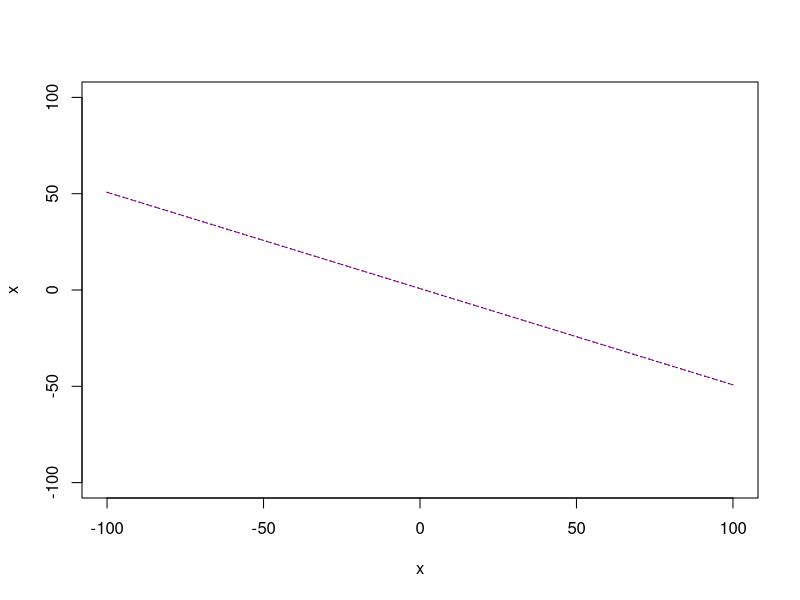
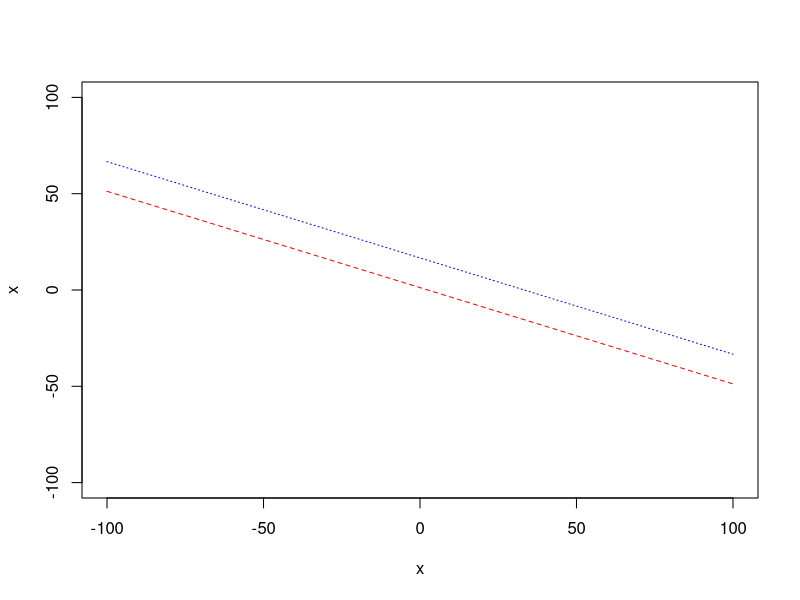
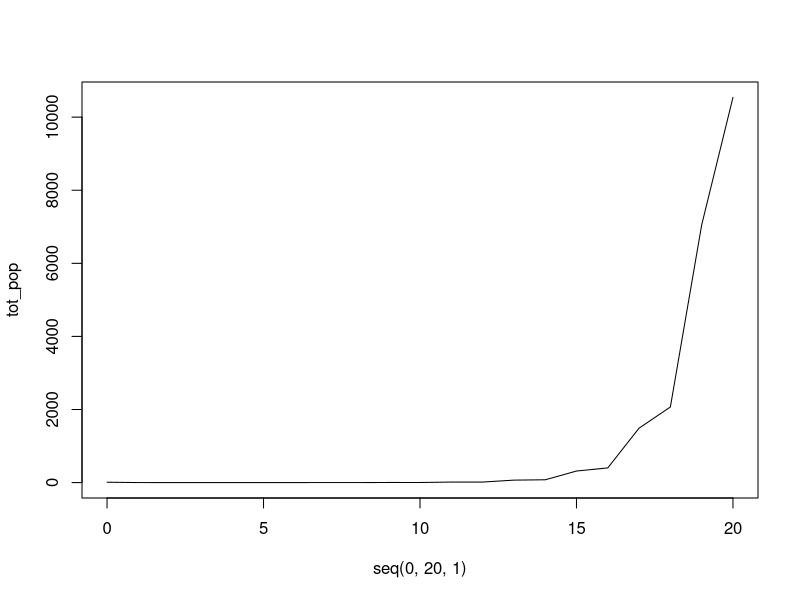
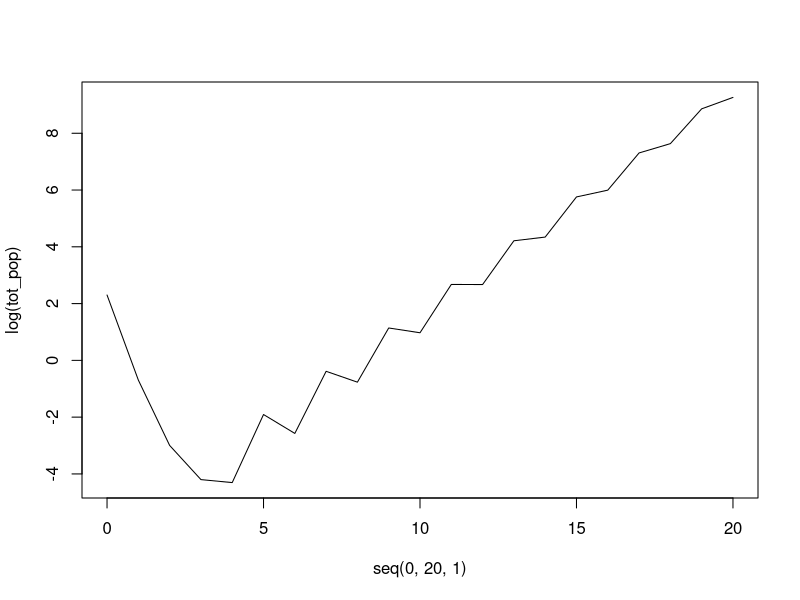
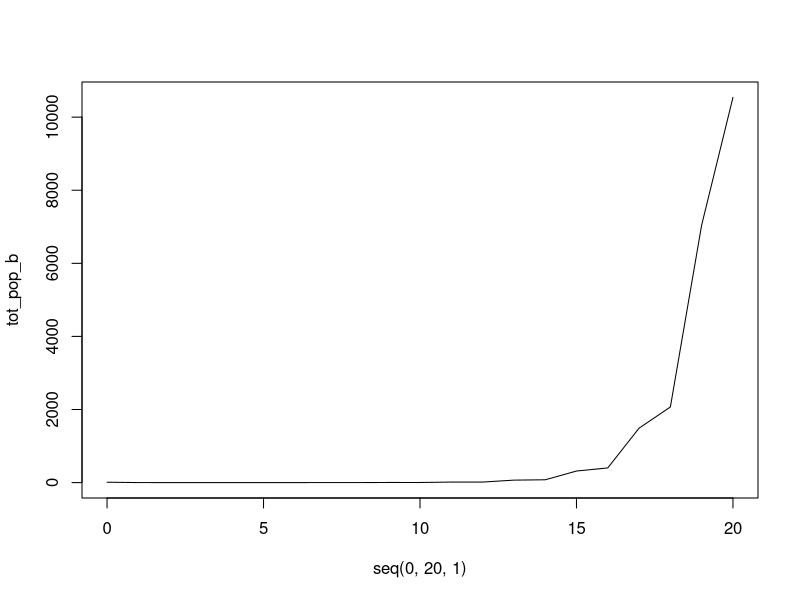
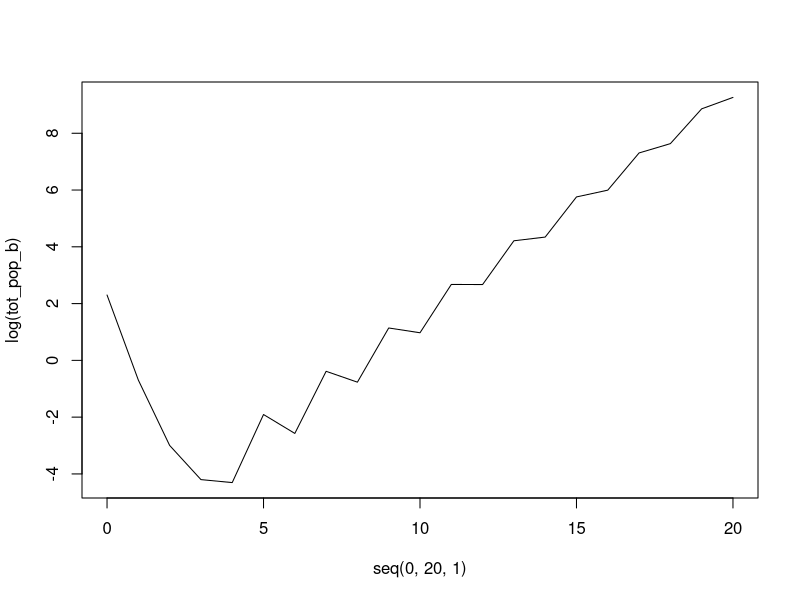
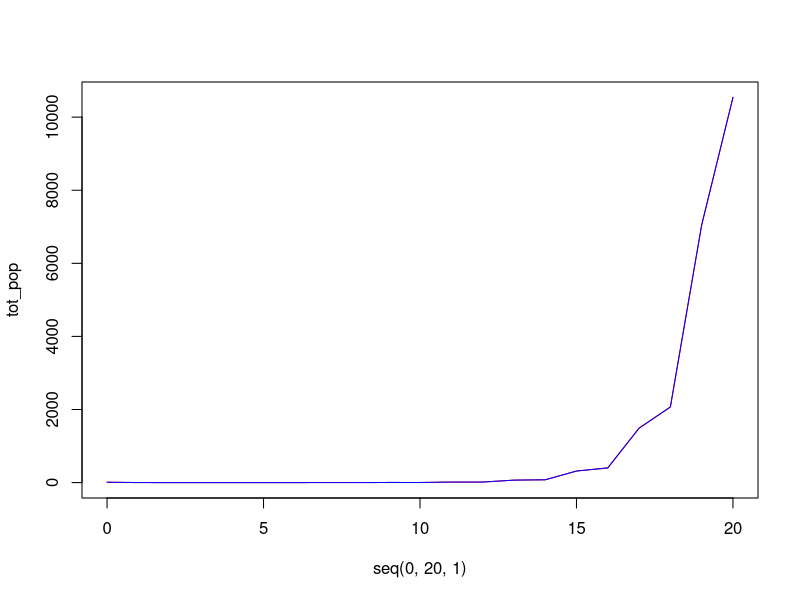
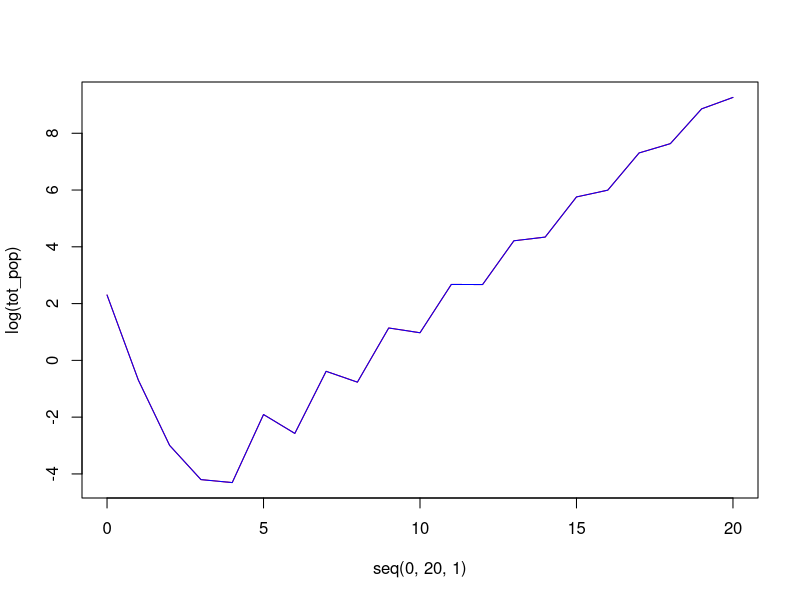

Write R code to recreate these figures, in order.
## Tutorial 4 ----

rm(list=ls())
library(expm)

## Q3d ----

L <- matrix(c(-2, 1, 0, 0, 1, 0, 
              1, -3, 1, 0, 1, 0,
              0, 1, -2, 1, 0, 0,
              0, 0, 1, -3, 1, 1,
              1, 1, 0, 1, -3, 0,
              0, 0, 0, 1, 0, -1),
            6, 6, byrow=T)

# I <- matrix(c(1, 0, 0, 0, 0, 0,
#               0, 1, 0, 0, 0, 0,
#               0, 0, 1, 0, 0, 0,
#               0, 0, 0, 1, 0, 0, 
#               0, 0, 0, 0, 1, 0,
#               0, 0, 0, 0, 0, 1),
#             6, 6, byrow=T)


eigen <- eigen(L)
eigen_values <- eigen$values
eigen_values


## Q5b ----
y1 <- function(x) {
    return(3/4 - 1/2*x)
}
y2 <- function(x) {
    return(9/12 - 1/2*x)
}

x <- seq(-100, 100, 0.5)

plot(x, x, type="n")
lines(x, y1(x), col="red", lty=2)
lines(x, y2(x), col="blue", lty=3)


## 5c
y1 <- function(x, b1) {
    return(b1/4 - 1/2*x)
}
y2 <- function(x, b2) {
    return(b2/6 - 1/2*x)
}

x <- seq(-100, 100, 0.5)
b1 = 5
b2 = 100

plot(x, x, type="n")
lines(x, y1(x, b1), col="red", lty=2)
lines(x, y2(x, b2), col="blue", lty=3)


## Q7a ----

P <- matrix(c(0, 5, 3, 2, 1,
              0.9, 0, 0, 0, 0,
              0, 0.3, 0, 0, 0, 
              0, 0, 0.1, 0, 0, 
              0, 0, 0, 0.05, 0),
            5, 5, byrow=T)

p0 <- c(0, 0, 0, 0, 10)

time = 20
pt <- p0
tot_pop <- c(sum(p0))

for(t in 1:time) {
    pt <- pt %*% P
    tot_pop <- c(tot_pop, sum(pt))
}

pt

plot(x=seq(0, 20, 1), y=tot_pop, type="l")

plot(x=seq(0, 20, 1), y=log(tot_pop), type="l")


# part b 
# same but w diff starting pop:
p0_b <- c(80, 16, 5, 1, 1)

pt_b <- p0
tot_pop_b <- c(sum(p0))

for(t in 1:time) {
    pt_b <- pt_b %*% P
    tot_pop_b <- c(tot_pop_b, sum(pt_b))
}

pt

plot(x=seq(0, 20, 1), y=tot_pop_b, type="l")

plot(x=seq(0, 20, 1), y=log(tot_pop_b), type="l")

tot_pop_b

plot(x=seq(0, 20, 1), y=tot_pop, type="l", col="red")
lines(x=seq(0, 20, 1), y=tot_pop_b, type="l", col="blue")

plot(x=seq(0, 20, 1), y=log(tot_pop), type="l", col="red")
lines(x=seq(0, 20, 1), y=log(tot_pop_b), type="l", col="blue")
